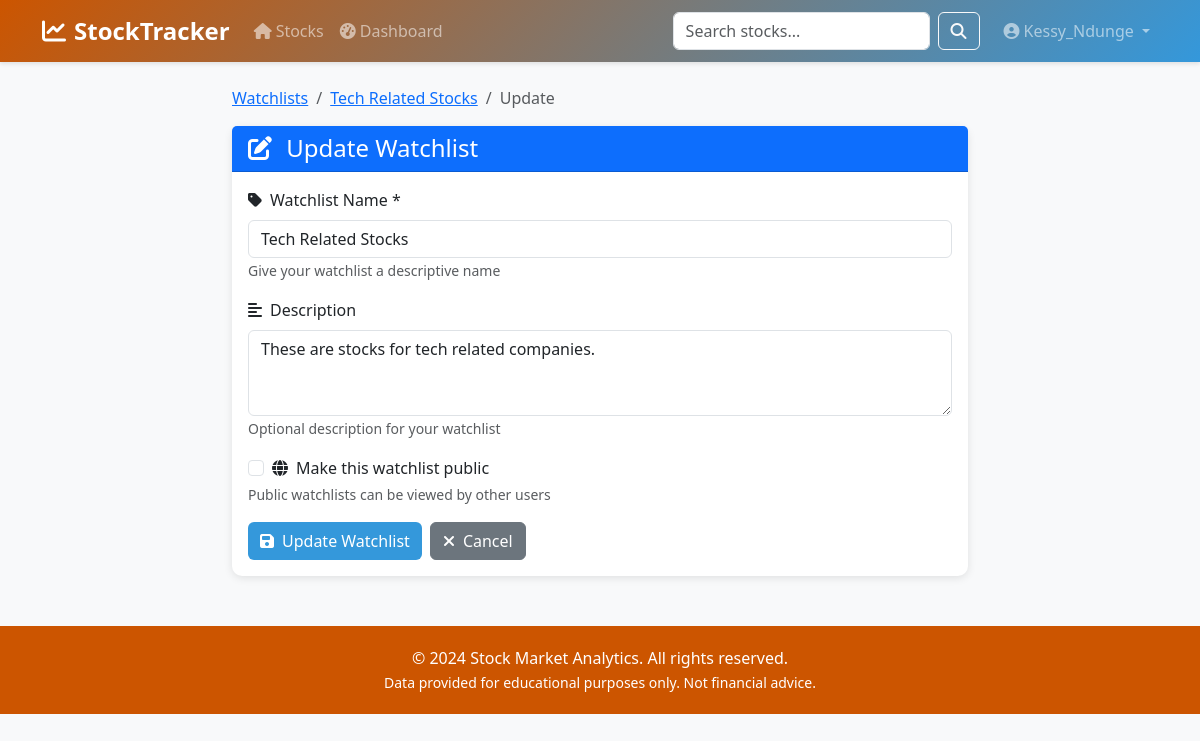
The app's page /watchlists/1/update/ (signed in) with its own data.
### users/models.py (models this page shows, shortened)
class User(AbstractBaseUser, PermissionsMixin):
    email = models.EmailField(unique=True, max_length=255)
    username = models.CharField(max_length=150, unique=True)
    first_name = models.CharField(max_length=150, blank=True)
    last_name = models.CharField(max_length=150, blank=True)
    is_active = models.BooleanField(default=True)
    is_staff = models.BooleanField(default=False)
    is_superuser = models.BooleanField(default=False)
    date_joined = models.DateTimeField(default=timezone.now)
    last_login = models.DateTimeField(blank=True, null=True)
    preferred_currency = models.CharField(max_length=10, default="USD")
    email_notifications = models.BooleanField(default=True)
    objects = UserManager()
    USERNAME_FIELD = "email"
    REQUIRED_FIELDS = ["username"]
    class Meta:
        db_table = "users"
        verbose_name = "User"
        verbose_name_plural = "Users"

### watchlists/models.py (models this page shows, shortened)
class Watchlist(models.Model):
    user = models.ForeignKey(settings.AUTH_USER_MODEL, on_delete=models.CASCADE, related_name='watchlists')
    name = models.CharField(max_length=100)
    description = models.TextField(blank=True)
    is_public = models.BooleanField(default=False)
    created_at = models.DateTimeField(auto_now_add=True)
    updated_at = models.DateTimeField(auto_now=True)
    class Meta:
        db_table = 'watchlists'
        ordering = ['-created_at']
        unique_together = ['user', 'name']
        indexes = [
            models.Index(fields=['user', '-created_at']),
        ]

### watchlists/views.py (the view)
# urls.py: path('<int:pk>/update/', views.watchlist_update_view, name='watchlist_update'),
@login_required
def watchlist_update_view(request, pk):
    watchlist = get_object_or_404(Watchlist, pk=pk, user=request.user)
    if request.method == 'POST':
        form = WatchListForm(request.POST, instance=watchlist)
        if form.is_valid():
            form.save()
            messages.success(request, 'Watchlist updated successfully!')
            return redirect('watchlists:watchlist_detail', pk=watchlist.pk)
    else:
        form = WatchListForm(instance=watchlist)
    return render(request, 'watchlists/watchlist_form.html', {
        'form': form,
        'action': 'Update',
        'watchlist': watchlist
    })

### watchlists/forms.py
class WatchListForm(forms.ModelForm):
    class Meta:
        model = Watchlist
        fields = ['name', 'description', 'is_public']
        widgets = {
            'name': forms.TextInput(attrs={
                'class': 'form-control',
                'placeholder': 'Enter watchlist name'
            }),
            'description': forms.Textarea(attrs={
                'class': 'form-control',
                'rows': 3,
                'placeholder': 'Enter description (optional)'
            }),
            'is_public': forms.CheckboxInput(attrs={
                'class': 'form-check-input'
            }),
        }

### templates/watchlists/watchlist_form.html (shortened to what this page needs)
{% extends 'base/base.html' %}
{% block content %}
<div class="row justify-content-center">
    <div class="col-md-8">
        <nav aria-label="breadcrumb">
            <ol class="breadcrumb">
                <li class="breadcrumb-item"><a href="{% url 'watchlists:watchlist_list' %}">Watchlists</a></li>
                {% if watchlist %}
                <li class="breadcrumb-item"><a href="{% url 'watchlists:watchlist_detail' watchlist.pk %}">{{ watchlist.name }}</a></li>
                {% endif %}
                <li class="breadcrumb-item active">{{ action }}</li>
            </ol>
        </nav>
        <div class="card">
            <div class="card-header bg-primary text-white">
                <h4 class="mb-0">
                    <i class="fas fa-{% if action == 'Create' %}plus{% else %}edit{% endif %} me-2"></i>
                    {{ action }} Watchlist
                </h4>
            </div>
            <div class="card-body">
                <form method="post">
                    <div class="mb-3">
                        <label for="{{ form.name.id_for_label }}" class="form-label">
                            <i class="fas fa-tag me-2"></i>Watchlist Name *
                        </label>
                        {{ form.name }}
                        <small class="form-text text-muted">
                            Give your watchlist a descriptive name
                        </small>
                    </div>
                    <div class="mb-3">
                        <label for="{{ form.description.id_for_label }}" class="form-label">
                            <i class="fas fa-align-left me-2"></i>Description
                        </label>
                        {{ form.description }}
                        <small class="form-text text-muted">
                            Optional description for your watchlist
                        </small>
                    </div>
                    <div class="mb-3">
                        <div class="form-check">
                            {{ form.is_public }}
                            <label class="form-check-label" for="{{ form.is_public.id_for_label }}">
                                <i class="fas fa-globe me-2"></i>Make this watchlist public
                            </label>
                        </div>
                        <small class="form-text text-muted">
                            Public watchlists can be viewed by other users
                        </small>
                    </div>
                    <div class="d-flex gap-2">
                        <button type="submit" class="btn btn-primary">
                            <i class="fas fa-save me-2"></i>{{ action }} Watchlist
                        </button>
                        <a href="{% if watchlist %}{% url 'watchlists:watchlist_detail' watchlist.pk %}{% else %}{% url 'watchlists:watchlist_list' %}{% endif %}"
                           class="btn btn-secondary">
                            <i class="fas fa-times me-2"></i>Cancel
                        </a>
                    </div>
                </form>
            </div>
        </div>
    </div>
</div>
{% endblock %}

### templates/base/base.html (shortened to what this page needs)
<!DOCTYPE html>
<html lang="en">
<head>
    <link href="https://cdn.jsdelivr.net/npm/bootstrap@5.3.0/dist/css/bootstrap.min.css" rel="stylesheet">
    <link rel="stylesheet" href="https://cdnjs.cloudflare.com/ajax/libs/font-awesome/6.4.0/css/all.min.css">
</head>
<body>
    <nav class="navbar navbar-expand-lg navbar-dark">
        <div class="container">
            <a class="navbar-brand" href="{% url 'stocks:stock_list' %}">
                <i class="fas fa-chart-line me-2"></i>StockTracker
            </a>
            <div class="collapse navbar-collapse" id="navbarNav">
                <ul class="navbar-nav me-auto">
                    <li class="nav-item">
                        <a class="nav-link" href="{% url 'stocks:stock_list' %}">
                            <i class="fas fa-home me-1"></i>Stocks
                        </a>
                    </li>
                    {% if user.is_authenticated %}
                    <li class="nav-item">
                        <a class="nav-link" href="{% url 'stocks:dashboard' %}">
                            <i class="fas fa-tachometer-alt me-1"></i>Dashboard
                        </a>
                    </li>
                    {% endif %}
                </ul>
                <form class="d-flex me-3" method="get" action="{% url 'stocks:stock_list' %}">
                    <input class="form-control me-2" type="search" name="search" placeholder="Search stocks..." value="{{ search_query }}">
                    <button class="btn btn-outline-light" type="submit">
                        <i class="fas fa-search"></i>
                    </button>
                </form>
                <ul class="navbar-nav">
                    {% if user.is_authenticated %}
                    <li class="nav-item dropdown">
                        <a class="nav-link dropdown-toggle" href="#" id="userDropdown" role="button" data-bs-toggle="dropdown">
                            <i class="fas fa-user-circle me-1"></i>{{ user.username }}
                        </a>
                    </li>
                    {% endif %}
                </ul>
            </div>
        </div>
    </nav>
    <main class="container my-4">
        {% block content %}{% endblock %}
    </main>
    <footer class="text-center">
        <div class="container">
            <p class="mb-0">&copy; 2024 Stock Market Analytics. All rights reserved.</p>
            <p class="mb-0">
                <small>Data provided for educational purposes only. Not financial advice.</small>
            </p>
        </div>
    </footer>
</body>
</html>

### templates/base/base.html (style rules this page uses)
:root { --primary-color: #cc5500; --secondary-color: #3498db; --success-color: #27ae60; --danger-color: #e74c3c; --warning-color: #f39c12; }
body { font-family: 'Segoe UI', Tahoma, Geneva, Verdana, sans-serif; background-color: #f8f9fa; }
.navbar { background: linear-gradient(135deg, var(--primary-color) 0%, var(--secondary-color) 100%); box-shadow: 0 2px 4px rgba(0,0,0,0.1); }
.navbar-brand { font-weight: bold; font-size: 1.5rem; }
.card { border: none; border-radius: 10px; box-shadow: 0 2px 8px rgba(0,0,0,0.1); transition: transform 0.2s; }
.btn-primary { background-color: var(--secondary-color); border: none; }
footer { background-color: var(--primary-color); color: white; padding: 20px 0; margin-top: 50px; }

### records on screen
User: username "Kessy_Ndunge"
Watchlist: name "Tech Related Stocks", description "These are stocks for tech related companies."

### other values on screen
{{ action }} "Update"
